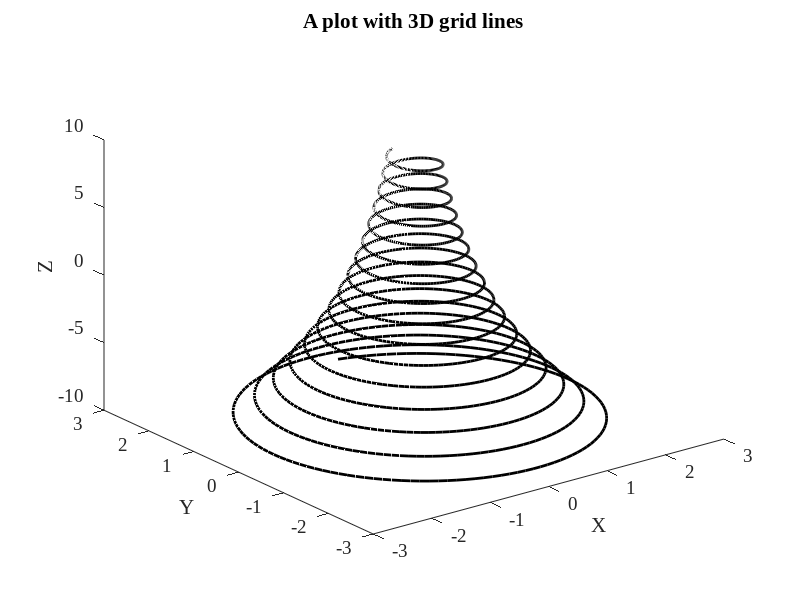

Recreate this plot in MATLAB. (Note: this script raises an error after producing the figure.)
clear, clc, close all

% prepare the data
z = -10:0.01:10;
x = exp(-z./10).*sin(5*z);
y = exp(-z./10).*cos(5*z);
plot3(x, y, z)

% plot the data
figure(1)
plot3(x, y, z, 'k', 'LineWidth', 2)
set(gca, 'FontName', 'Times New Roman', 'FontSize', 14)
xlabel('X')
ylabel('Y')
zlabel('Z')
title('A plot with 3D grid lines')

% form a 3D grid
grid3(floor(min(x)):ceil(max(x)), ...
      floor(min(y)):ceil(max(y)), ...
      floor(min(z)):ceil(max(z)))

% Note: rotate the figure in order to 
% get a full notion of the 3D grid.